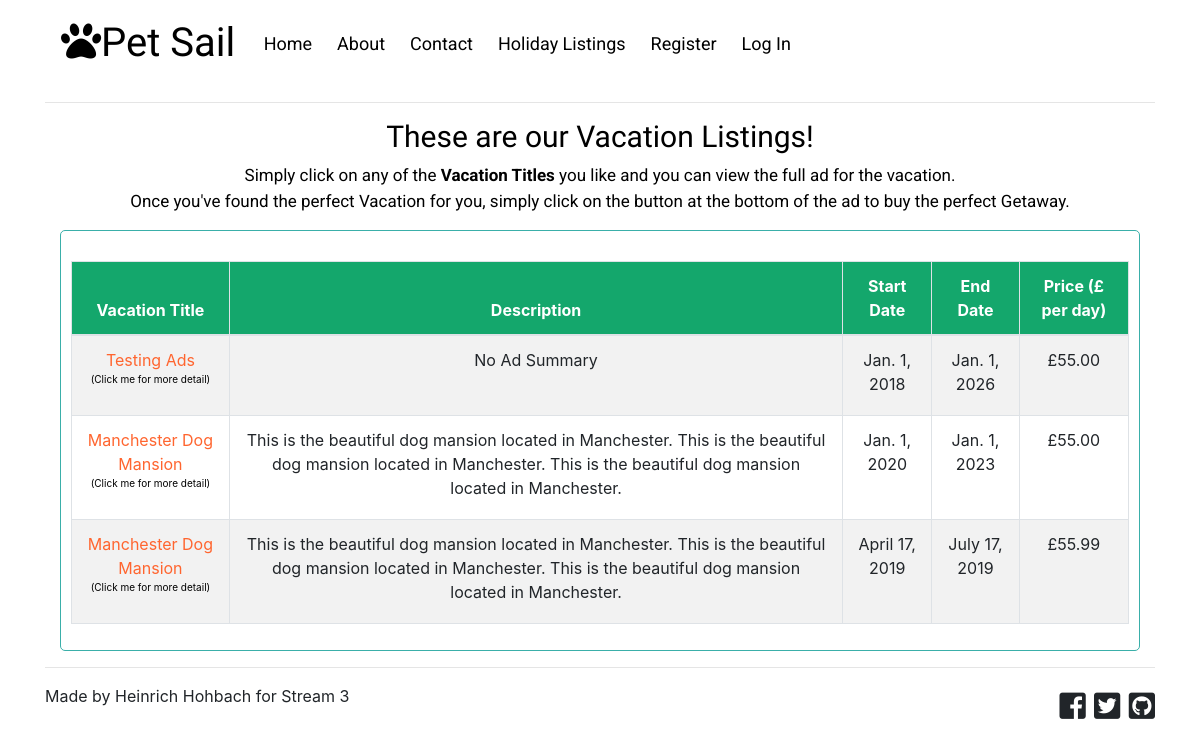
/all-ads/, run on the app's committed database.
### merchant_dash/models.py (models this page shows, shortened)
class Ad(models.Model):
    subject = models.CharField(max_length=255)
    user = models.ForeignKey(settings.AUTH_USER_MODEL, related_name='threads')
    ad_summary = models.CharField(max_length=255, default='')
    description = RichTextField()
    start_date = models.DateField(blank=True, null=True)
    end_date = models.DateField(blank=True, null=True)
    published = models.CharField(max_length=3, default='Yes')
    ad_price = models.DecimalField(max_digits=5, decimal_places=2, default=0)

### merchant_dash/views.py (the view)
# urls.py: url(r'^all-ads/$', merch_views.all_ads, name='adlisting'),
def all_ads(request):
    ads = Ad.objects.all()
    return render(request, 'Ads/ad_listing.html',
                  {'Ad': ads})

### templates/Ads/ad_listing.html (shortened to what this page needs)
{% extends "base.html" %}
{% block content %}
    <link href="https://afeld.github.io/emoji-css/emoji.css" rel="stylesheet">
    <link rel="stylesheet" type="text/css" href="../../static/custom-css/custom-css.css">
    <div class="col-md-12" id="ad-listing-header">
        <h2>These are our Vacation Listings!</h2>
        <p>
            Simply click on any of the <b>Vacation Titles</b> you like and you can view the full ad for the vacation.<br>Once you've
            found the perfect Vacation for you, simply click on the button at the bottom of the ad to buy the perfect
            Getaway.<br>
        </p>
    </div>
    <div class="col-md-12" id="ad-listing-table-border">
    <table class="table table-striped table-bordered" id="ad-listing-table">
        <thead>
            <tr>
                <th>Vacation Title</th>
                <th>Description</th>
                <th>Start Date</th>
                <th>End Date</th>
                <th>Price (£ per day)</th>
            </tr>
        </thead>
        <tbody>
            {% for ad in Ad %}
                <tr>
                    <td id="vacation-title-style"><a href="{% url 'view_ad_post' ad.id %}">{{ ad.subject }}</a><p>(Click me for more detail)</p></td>
                    <td>{{ ad.ad_summary}}</td>
                    <td>{{ ad.start_date }}</td>
                    <td>{{ ad.end_date }}</td>
                    <td>£{{ ad.ad_price }}</td>
                </tr>
            {% endfor %}
        </tbody>
    </table>
    </div>
{% endblock %}

### static/custom-css/custom-css.css (style rules this page uses)
a { color: black; }
#ad-listing-table-border { border: 1px solid #3AAFA9; text-align: center; padding: 10px; border-radius: 5px; }
#ad-listing-table { margin-top: 20px; }
#ad-listing-table th { text-align: center; color: white; }
#ad-listing-table thead { background-color: #14A76C; }
#ad-listing-header h2 { text-align: center; font-family: 'Black Han Sans', sans-serif; font-size: 30px; color: #000000; }
#ad-listing-header p { text-align: center; color: #000000; font-size: 17px; font-family: 'Roboto', sans-serif; }
#ad-listing-header { margin-bottom: 10px; }
#vacation-title-style a { color: #FF652F; }
#vacation-title-style p { color: black; font-size: 10px; }

### data on the page
Ad: subject "Testing Ads", ad_summary "No Ad Summary", start_date "Jan. 1, 2018", end_date "Jan. 1, 2026", ad_price "55.00"
Ad: subject "Manchester Dog Mansion", ad_summary "This is the beautiful dog mansion located in Manchester. This is the beautiful dog mansion located in Manchester. This is the beautiful dog mansion located in Manchester.", start_date "Jan. 1, 2020", end_date "Jan. 1, 2023", ad_price "55.00"
Ad: subject "Manchester Dog Mansion", ad_summary "This is the beautiful dog mansion located in Manchester. This is the beautiful dog mansion located in Manchester. This is the beautiful dog mansion located in Manchester.", start_date "April 17, 2019", end_date "July 17, 2019", ad_price "55.99"
